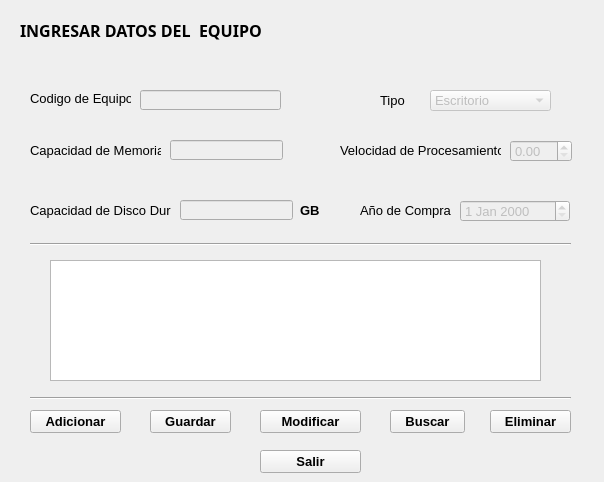
<?xml version="1.0" encoding="UTF-8"?>
<ui version="4.0">
 <class>frmequipo</class>
 <widget class="QWidget" name="frmequipo">
  <property name="geometry">
   <rect>
    <x>0</x>
    <y>0</y>
    <width>604</width>
    <height>482</height>
   </rect>
  </property>
  <property name="font">
   <font>
    <pointsize>10</pointsize>
    <weight>75</weight>
    <bold>true</bold>
   </font>
  </property>
  <property name="windowTitle">
   <string>Datos del equipo</string>
  </property>
  <widget class="QLabel" name="label">
   <property name="geometry">
    <rect>
     <x>20</x>
     <y>10</y>
     <width>271</width>
     <height>41</height>
    </rect>
   </property>
   <property name="font">
    <font>
     <family>Perpetua Titling MT</family>
     <pointsize>12</pointsize>
     <weight>75</weight>
     <bold>true</bold>
    </font>
   </property>
   <property name="text">
    <string>INGRESAR DATOS DEL  EQUIPO</string>
   </property>
  </widget>
  <widget class="QLabel" name="label_2">
   <property name="geometry">
    <rect>
     <x>30</x>
     <y>90</y>
     <width>101</width>
     <height>16</height>
    </rect>
   </property>
   <property name="font">
    <font>
     <pointsize>10</pointsize>
     <weight>50</weight>
     <bold>false</bold>
    </font>
   </property>
   <property name="text">
    <string>Codigo de Equipo</string>
   </property>
  </widget>
  <widget class="QLabel" name="label_3">
   <property name="geometry">
    <rect>
     <x>380</x>
     <y>90</y>
     <width>51</width>
     <height>21</height>
    </rect>
   </property>
   <property name="font">
    <font>
     <pointsize>10</pointsize>
     <weight>50</weight>
     <bold>false</bold>
    </font>
   </property>
   <property name="text">
    <string>Tipo</string>
   </property>
  </widget>
  <widget class="QLabel" name="label_4">
   <property name="geometry">
    <rect>
     <x>30</x>
     <y>140</y>
     <width>131</width>
     <height>21</height>
    </rect>
   </property>
   <property name="font">
    <font>
     <pointsize>10</pointsize>
     <weight>50</weight>
     <bold>false</bold>
    </font>
   </property>
   <property name="text">
    <string>Capacidad de Memoria</string>
   </property>
  </widget>
  <widget class="QLabel" name="label_5">
   <property name="geometry">
    <rect>
     <x>340</x>
     <y>140</y>
     <width>161</width>
     <height>21</height>
    </rect>
   </property>
   <property name="font">
    <font>
     <pointsize>10</pointsize>
     <weight>50</weight>
     <bold>false</bold>
    </font>
   </property>
   <property name="text">
    <string>Velocidad de Procesamiento</string>
   </property>
  </widget>
  <widget class="QLabel" name="label_6">
   <property name="geometry">
    <rect>
     <x>30</x>
     <y>200</y>
     <width>141</width>
     <height>21</height>
    </rect>
   </property>
   <property name="font">
    <font>
     <pointsize>10</pointsize>
     <weight>50</weight>
     <bold>false</bold>
    </font>
   </property>
   <property name="text">
    <string>Capacidad de Disco Duro</string>
   </property>
  </widget>
  <widget class="QLabel" name="label_7">
   <property name="geometry">
    <rect>
     <x>360</x>
     <y>200</y>
     <width>91</width>
     <height>21</height>
    </rect>
   </property>
   <property name="font">
    <font>
     <pointsize>10</pointsize>
     <weight>50</weight>
     <bold>false</bold>
    </font>
   </property>
   <property name="text">
    <string>Año de Compra</string>
   </property>
  </widget>
  <widget class="QLineEdit" name="txtcodequipo">
   <property name="enabled">
    <bool>false</bool>
   </property>
   <property name="geometry">
    <rect>
     <x>140</x>
     <y>90</y>
     <width>141</width>
     <height>20</height>
    </rect>
   </property>
   <property name="font">
    <font>
     <pointsize>10</pointsize>
     <weight>50</weight>
     <bold>false</bold>
    </font>
   </property>
  </widget>
  <widget class="QComboBox" name="txttipo">
   <property name="enabled">
    <bool>false</bool>
   </property>
   <property name="geometry">
    <rect>
     <x>430</x>
     <y>90</y>
     <width>121</width>
     <height>21</height>
    </rect>
   </property>
   <property name="font">
    <font>
     <pointsize>10</pointsize>
     <weight>50</weight>
     <bold>false</bold>
    </font>
   </property>
   <item>
    <property name="text">
     <string>Escritorio</string>
    </property>
   </item>
   <item>
    <property name="text">
     <string>Portatil</string>
    </property>
   </item>
  </widget>
  <widget class="QLineEdit" name="txtmemoriaram">
   <property name="enabled">
    <bool>false</bool>
   </property>
   <property name="geometry">
    <rect>
     <x>170</x>
     <y>140</y>
     <width>113</width>
     <height>20</height>
    </rect>
   </property>
  </widget>
  <widget class="QLabel" name="label_8">
   <property name="geometry">
    <rect>
     <x>300</x>
     <y>200</y>
     <width>21</width>
     <height>21</height>
    </rect>
   </property>
   <property name="font">
    <font>
     <pointsize>10</pointsize>
     <weight>75</weight>
     <bold>true</bold>
    </font>
   </property>
   <property name="text">
    <string>GB</string>
   </property>
  </widget>
  <widget class="QLineEdit" name="txtalmacenaint">
   <property name="enabled">
    <bool>false</bool>
   </property>
   <property name="geometry">
    <rect>
     <x>180</x>
     <y>200</y>
     <width>113</width>
     <height>20</height>
    </rect>
   </property>
  </widget>
  <widget class="QDateEdit" name="txtaniocompra">
   <property name="enabled">
    <bool>false</bool>
   </property>
   <property name="geometry">
    <rect>
     <x>460</x>
     <y>200</y>
     <width>110</width>
     <height>22</height>
    </rect>
   </property>
   <property name="font">
    <font>
     <pointsize>10</pointsize>
     <weight>50</weight>
     <bold>false</bold>
    </font>
   </property>
  </widget>
  <widget class="QDoubleSpinBox" name="txtvelocidadproce">
   <property name="enabled">
    <bool>false</bool>
   </property>
   <property name="geometry">
    <rect>
     <x>510</x>
     <y>140</y>
     <width>62</width>
     <height>22</height>
    </rect>
   </property>
   <property name="font">
    <font>
     <weight>50</weight>
     <bold>false</bold>
    </font>
   </property>
  </widget>
  <widget class="QTextBrowser" name="txttodosdatos">
   <property name="geometry">
    <rect>
     <x>50</x>
     <y>260</y>
     <width>491</width>
     <height>121</height>
    </rect>
   </property>
  </widget>
  <widget class="Line" name="line">
   <property name="geometry">
    <rect>
     <x>30</x>
     <y>229</y>
     <width>541</width>
     <height>31</height>
    </rect>
   </property>
   <property name="orientation">
    <enum>Qt::Horizontal</enum>
   </property>
  </widget>
  <widget class="Line" name="line_2">
   <property name="geometry">
    <rect>
     <x>30</x>
     <y>390</y>
     <width>541</width>
     <height>16</height>
    </rect>
   </property>
   <property name="orientation">
    <enum>Qt::Horizontal</enum>
   </property>
  </widget>
  <widget class="QPushButton" name="btnadicionar">
   <property name="geometry">
    <rect>
     <x>30</x>
     <y>410</y>
     <width>91</width>
     <height>23</height>
    </rect>
   </property>
   <property name="text">
    <string>Adicionar</string>
   </property>
   <property name="icon">
    <iconset>
     <normaloff>../Colección de iconos/Adicionar factura 32-icon.png</normaloff>../Colección de iconos/Adicionar factura 32-icon.png</iconset>
   </property>
  </widget>
  <widget class="QPushButton" name="btnguardar">
   <property name="geometry">
    <rect>
     <x>150</x>
     <y>410</y>
     <width>81</width>
     <height>23</height>
    </rect>
   </property>
   <property name="text">
    <string>Guardar</string>
   </property>
   <property name="icon">
    <iconset>
     <normaloff>../Colección de iconos/Guardar 32-icon.png</normaloff>../Colección de iconos/Guardar 32-icon.png</iconset>
   </property>
  </widget>
  <widget class="QPushButton" name="btnmodificar">
   <property name="geometry">
    <rect>
     <x>260</x>
     <y>410</y>
     <width>101</width>
     <height>23</height>
    </rect>
   </property>
   <property name="text">
    <string>Modificar</string>
   </property>
   <property name="icon">
    <iconset>
     <normaloff>../Colección de iconos/modificar 32-icon.png</normaloff>../Colección de iconos/modificar 32-icon.png</iconset>
   </property>
  </widget>
  <widget class="QPushButton" name="btnbuscar">
   <property name="geometry">
    <rect>
     <x>390</x>
     <y>410</y>
     <width>75</width>
     <height>23</height>
    </rect>
   </property>
   <property name="text">
    <string>Buscar</string>
   </property>
   <property name="icon">
    <iconset>
     <normaloff>../Colección de iconos/buscar 32-icon.png</normaloff>../Colección de iconos/buscar 32-icon.png</iconset>
   </property>
  </widget>
  <widget class="QPushButton" name="btneliminar">
   <property name="geometry">
    <rect>
     <x>490</x>
     <y>410</y>
     <width>81</width>
     <height>23</height>
    </rect>
   </property>
   <property name="text">
    <string>Eliminar</string>
   </property>
   <property name="icon">
    <iconset>
     <normaloff>../Colección de iconos/Borrar factura 32-icon.png</normaloff>../Colección de iconos/Borrar factura 32-icon.png</iconset>
   </property>
  </widget>
  <widget class="QPushButton" name="btnsalir">
   <property name="geometry">
    <rect>
     <x>260</x>
     <y>450</y>
     <width>101</width>
     <height>23</height>
    </rect>
   </property>
   <property name="text">
    <string>Salir</string>
   </property>
   <property name="icon">
    <iconset>
     <normaloff>../Colección de iconos/Salir-icon.png</normaloff>../Colección de iconos/Salir-icon.png</iconset>
   </property>
  </widget>
 </widget>
 <resources/>
 <connections/>
</ui>
